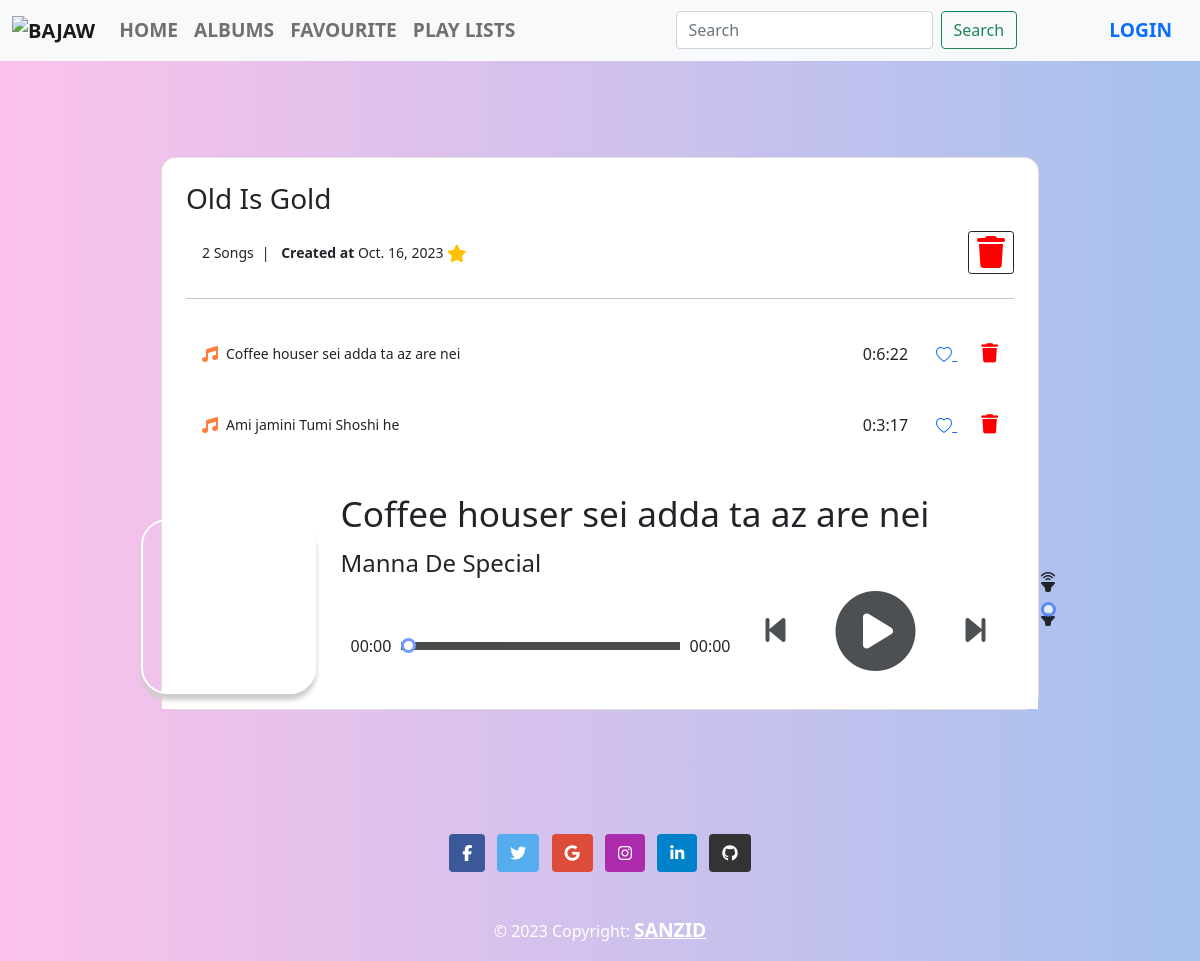
The app's page /playlist/old-is-gold/ with its own data.
### playlist/models.py (models this page shows, shortened)
class Playlist(models.Model):
    id = models.SlugField(primary_key=True,editable=False)
    playlist_name = models.CharField(max_length=250)
    creator = models.ForeignKey(User,on_delete=models.CASCADE)
    date_created = models.DateField(auto_now_add=True)

class PlaylistSong(models.Model):
    id = models.UUIDField(primary_key=True,editable=False)
    playlist = models.ForeignKey(Playlist,on_delete=models.CASCADE)
    song = models.ForeignKey(Song,on_delete=models.CASCADE)

### song/models.py (models this page shows, shortened)
class Song(models.Model):
    id = models.UUIDField(primary_key=True,editable=False)
    song_title = models.CharField(max_length=250)
    song_album = models.ForeignKey(Album,on_delete=models.CASCADE)
    song = models.FileField(upload_to=file_directory_path)
    song_duration = models.CharField(max_length = 50,null=True,blank = True,editable = False)
    song_extension = models.CharField(max_length = 10,blank=True,null=True,editable = False)
    date_created = models.DateField(auto_now_add=True)

### playlist/views.py (the view)
# urls.py: path('playlist/<slug:id>/',SinglePlayListView.as_view(),name='single_play_list'),
class SinglePlayListView(View):
    def get(self,request,*args, **kwargs):
        songs = PlaylistSong.objects.filter(playlist__id=kwargs['id'])
        number_of_songs = len(songs)
        playlist = Playlist.objects.get(id=kwargs['id'])
        return render(request,'playlist/create_playlist.html',{'songs':songs,'number_of_songs':number_of_songs,'playlist':playlist})

### album/models.py (called while the page is built)
    def __str__(self):
        return self.album_name

### template/playlist/create_playlist.html (shortened to what this page needs)
{% extends '../base.html' %}
{% load static  %}
{% block inner_content %}
  <div class="container py-5 h-100">
    <div class="row d-flex justify-content-center align-items-center h-100">
      <div class="col col-xl-12">
        <div class="card" style="border-radius: 15px;">
          <div class="card-body p-4">
            <h3 class="mb-3">{{playlist.playlist_name}}</h3>
            <div class="d-flex justify-content-between align-items-center">
            <p class="small mb-0">
             {{number_of_songs}} Songs<span class="mx-2">|</span> <strong>Created at </strong> {{playlist.date_created}}
            </p>
            <button type="button" class="btn btn-outline-dark btn-sm btn-floating">
              <i class="fas fa-trash" style="color: red; font-size: xx-large;"></i>
            </button>
          </div>
            <hr class="my-4">
            {% for song in songs %}
                    <div class="d-flex justify-content-between align-items-center p-3 music" onclick="PlayCurrent('{{song.song.id}}')" id="{{song.song.id}}">
                        <div class="d-flex flex-row align-items-center">
                            <i class="fa fa-music color"></i>
                            <small class="ml-2 ps-2">{{song.song.song_title}}</small>
                        </div>
                        <span >
                            {{song.song.song_duration}}
                            <a class="mx-4" href="{% url 'add_favourite' song.id %}">
                            </a>
                            <a>
                              <i class="fas fa-trash" style="color: red;"></i>
                            </a>
                        </span>
                    </div>
                {% endfor %}
              </div>
              {% include '../song_play_footer.html' %}
        </div>
      </div>
    </div>
  </div>
  {% endblock inner_content %}

### static/css/style.css (style rules this page uses)
*, *::before, *::after { box-sizing: border-box; -webkit-box-sizing: border-box; }
a { text-decoration: none; outline: none; color: #ffffff; font-size: 1.2rem; font-weight: bold; text-transform: uppercase; }
body, input, button { font-family: "Muli", sans-serif, -apple-system, BlinkMacSystemFont, "Helvetica Neue", Helvetica, sans-serif; outline: none; }
.music { margin-bottom: 10px; }
.color { color: #ff7e3d; }
body { font-family: Arial, Helvetica, sans-serif; color: whitesmoke; }
i, i.fa-play-circle, i.fa-pause-circle, i.fa-step-forward, i.fa-step-backward { cursor: pointer; }

### records on screen
Playlist: playlist_name "Old Is Gold", date_created "Oct. 16, 2023"
PlaylistSong: song.song_title "Coffee houser sei adda ta az are nei", song.song_duration "0:6:22"
PlaylistSong: song.song_title "Ami jamini Tumi Shoshi he", song.song_duration "0:3:17"

### other values on screen
{{ number_of_songs }} "2"
